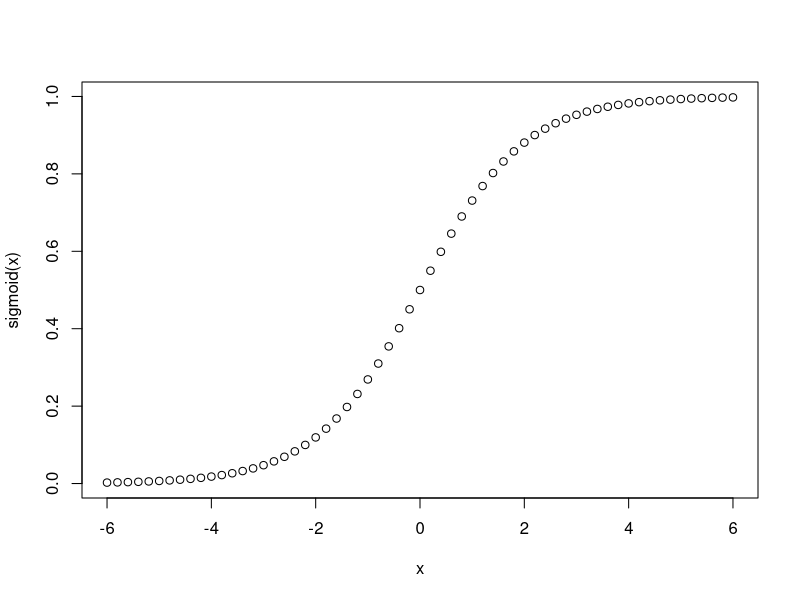
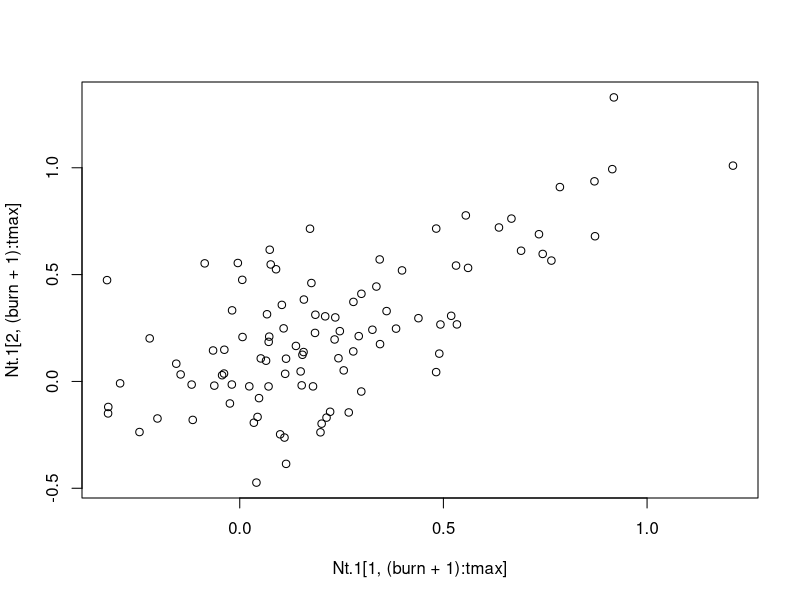
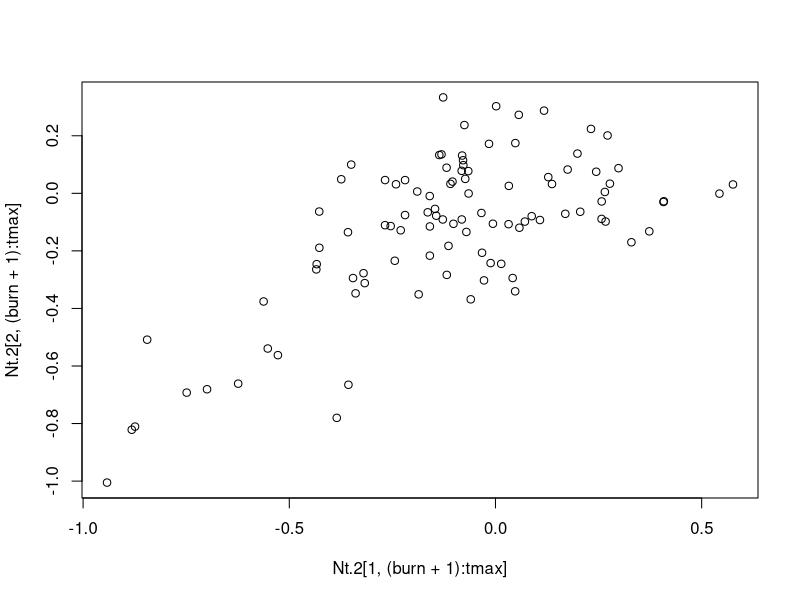
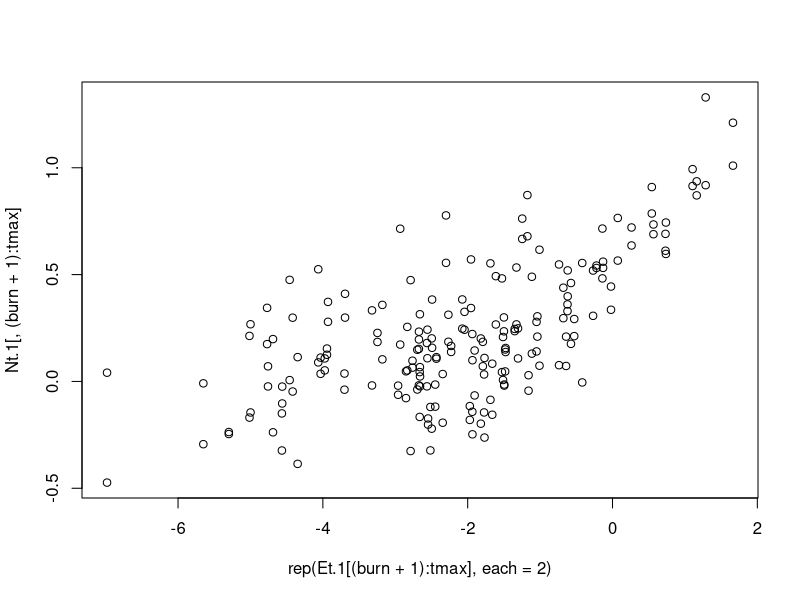
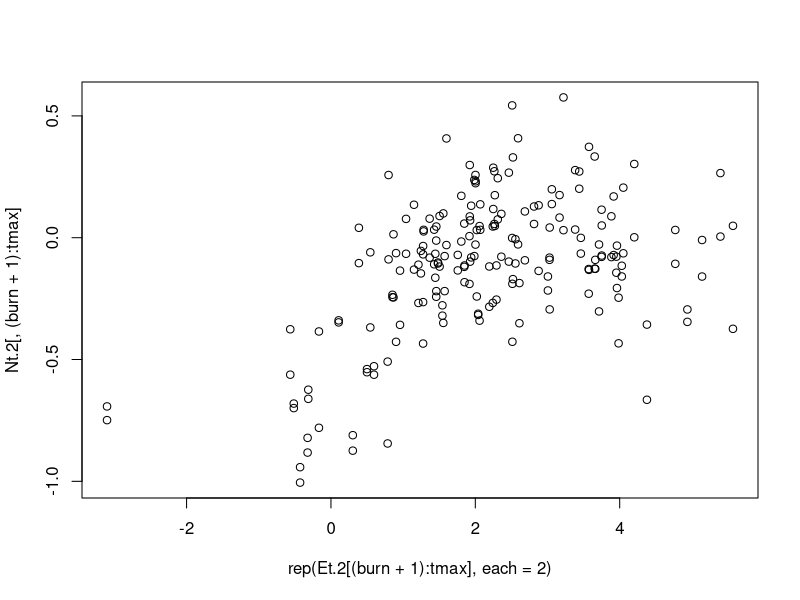
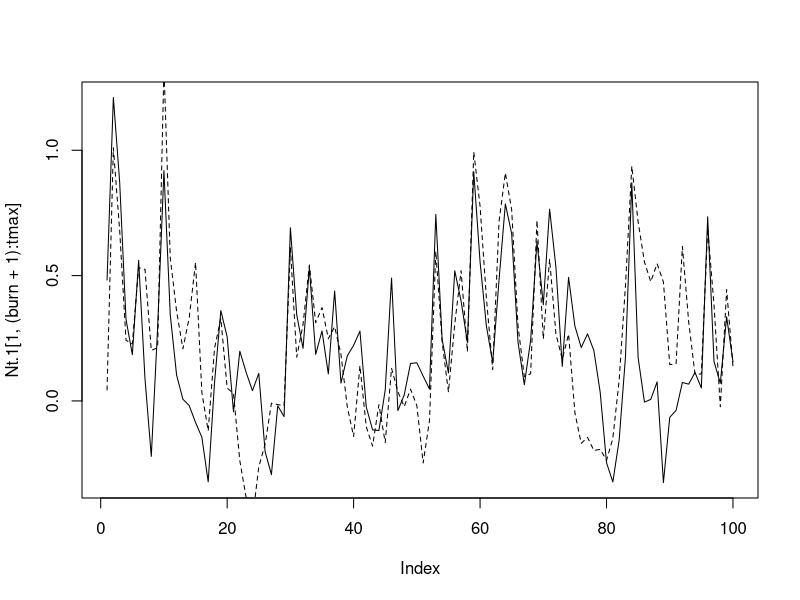
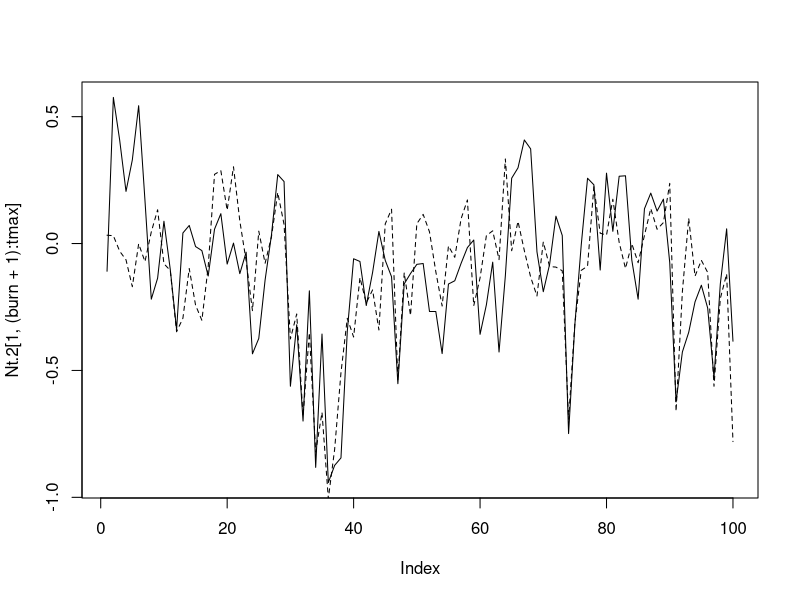

Here is the R script that generated these plots, in order: (Note: this script raises an error after producing the figures.)
## theoretical example for kelp manuscript

rm(list=ls())

burn = 50
tmax = burn+100
sd.reg = 1.5
mu.reg1 = -2 # mean of regional driver for location 1
mu.reg2 = 2 # mean of regional driver for location 2
sd.loc = 0.15 # sd of local driver (mean = 0)
n.each = 2
b = 0.5
c=1.5

set.seed(17)

#sigmoid function acts as filter on environmental noises
sigmoid <- function(x,c=1) {
  return(1/(1+exp(-c*x)))
}

x = seq(-6,6,0.2)
plot(x, sigmoid(x))

#simple ricker population growth
ricker <- function(N, r, K){ 
  return(N*exp(r*(1-(N/K))))
}

#set a time series to have mean zero and specified sd
rescale <- function(x, newsd){
  y <- x-mean(x)
  y <- y/(sd(x)/newsd)
  return(y)
}




Nt.1 <- matrix(NA, nrow=n.each, ncol=tmax)
Nt.2 <- Nt.1

Et.1 <- rnorm(tmax, mean=mu.reg1, sd=sd.reg)
Et.2 <- rnorm(tmax, mean=mu.reg2, sd=sd.reg)

Nt.1[,1] <- rnorm(n.each, mean = 0, sd = 1)
Nt.2[,1] <- rnorm(n.each, mean = 0, sd = 1)


for(tt in 2:tmax){
  
  Nt.1[,tt] <- Nt.1[,tt-1]*b + (sigmoid(Et.1, c)[tt] - sigmoid(mu.reg1, c)) + rnorm(n.each, sd=sd.loc)
  Nt.2[,tt] <- Nt.2[,tt-1]*b + (sigmoid(Et.2, c)[tt] - sigmoid(mu.reg2, c)) + rnorm(n.each, sd=sd.loc)
  
}

plot(Nt.1[1,(burn+1):tmax], Nt.1[2,(burn+1):tmax])
plot(Nt.2[1,(burn+1):tmax], Nt.2[2,(burn+1):tmax])


plot(rep(Et.1[(burn+1):tmax], each=2), Nt.1[,(burn+1):tmax])
plot(rep(Et.2[(burn+1):tmax], each=2), Nt.2[,(burn+1):tmax])


plot(Nt.1[1, (burn+1):tmax], type="l")
lines(Nt.1[2,(burn+1):tmax], lty=2)


plot(Nt.2[1, (burn+1):tmax], type="l")
lines(Nt.2[2,(burn+1):tmax], lty=2)





laymat <- matrix(NA, nrow=3, ncol=8)
laymat[1:2,1:4] <- 1
laymat[1,5:8] <- c(2,2,3,3)
laymat[2,5:8] <- c(4,4,5,5)
laymat[3,] <- rep(c(6,7),each=4)


png("~/GitHub/kelpsynch-tailassoc/manuscript/fig2_theory_ar1.png", units="in", res=300, width=6.5, height=4.5)

layout(laymat)
par(mar=c(2.6,2.6,1.1,1.1), mgp=c(1,0.5,0))

#first panel
plot(x, sigmoid(x,c), type="l", lwd=2, xlab = "Environmental driver", ylab="Population", ylim=c(-0.1,1.1),
     xaxt="n", yaxt="n")
axis(1, at=seq(min(x),max(x),length.out=5), labels=FALSE)
axis(2, at=seq(0,1,length.out=5),labels=FALSE)
arrows(x0=mu.reg1-1.96*sd.reg, y0=-0.05, x1=mu.reg1+1.96*sd.reg, y1=-0.05, col="blue", length=0.04, angle=90, code=3, lwd=1.3)
text(mu.reg1,-0.11,"Effects stronger in upper tail",col="blue")
text(mu.reg2,1.1,"Effects stronger in lower tail",col="red")
arrows(x0=mu.reg2-1.96*sd.reg, y0=1.05, x1=mu.reg2+1.96*sd.reg, y1=1.05, col="red", length=0.04, angle=90, code=3, lwd=1.3)
text(par("usr")[1]+0.05*abs(diff(par("usr")[1:2])), par("usr")[4]-0.05*abs(diff(par("usr")[3:4])),"a)")

#second panel
plot(rep(Et.1[(burn+1):tmax], each=2), Nt.1[,(burn+1):tmax], pch=16, col="blue", xlab="Environmental driver",
     ylab="Population", xaxt="n", yaxt="n")
axis(1, labels=FALSE)
axis(2, labels=FALSE)
text(par("usr")[1]+0.1*abs(diff(par("usr")[1:2])), par("usr")[4]-0.1*abs(diff(par("usr")[3:4])),"b)")
mtext("Upper tail dependence", cex=0.6, line=0.1)

#third panel
plot(rep(Et.2[(burn+1):tmax], each=2), Nt.2[,(burn+1):tmax], pch=16, col="red", xlab="Environmental driver",
     ylab="Population", xaxt="n", yaxt="n")
axis(1, labels=FALSE)
axis(2, labels=FALSE)
text(par("usr")[1]+0.1*abs(diff(par("usr")[1:2])), par("usr")[4]-0.1*abs(diff(par("usr")[3:4])),"c)")
mtext("Lower tail dependence", cex=0.6, line=0.1)

#fourth panel
plot(Nt.1[1,(burn+1):tmax], Nt.1[2,(burn+1):tmax], pch=16, col="blue", xlab="Population 1",
     ylab="Population 2", xaxt="n", yaxt="n")
axis(1, labels=FALSE)
axis(2, labels=FALSE)
text(par("usr")[1]+0.1*abs(diff(par("usr")[1:2])), par("usr")[4]-0.1*abs(diff(par("usr")[3:4])),"d)")

#fifth panel
plot(Nt.2[1,(burn+1):tmax], Nt.2[2,(burn+1):tmax], pch=16, col="red", xlab="Population 1",
     ylab="Population 2", xaxt="n", yaxt="n")
axis(1, labels=FALSE)
axis(2, labels=FALSE)
text(par("usr")[1]+0.1*abs(diff(par("usr")[1:2])), par("usr")[4]-0.1*abs(diff(par("usr")[3:4])),"e)")

#sixth panel
plot(Nt.1[1, (burn+1):tmax], type="l", col="blue", xlab="Time", ylab="Population", xaxt="n", yaxt="n",
     #ylim=c(min(Nt.1[,(burn+1):tmax]), max(Nt.1[,(burn+1):tmax])))
     ylim=c(-0.7,1.5))
axis(1, labels=FALSE)
axis(2, labels=FALSE)
lines(Nt.1[2,(burn+1):tmax], lty=2, col="blue")
segments(x0=37.5, y0=1.35, x1=c(3,11), y1=c(1.22, 1.33), col="darkgrey")
segments(x0=37.5, y0=-0.5, x1=25, y1=-0.46, col="darkgrey")
segments(x0=76, y0=-0.5, x1=88, y1=-0.37, col="darkgrey")
text(37.5, 1.35, "Synchronous booms", pos=4, col="darkgrey", cex=0.8)
text(37.5, -0.5, "Asynchronous crashes", pos=4, col="darkgrey", cex=0.8)
text(par("usr")[1]+0.05*abs(diff(par("usr")[1:2])), par("usr")[4]-0.1*abs(diff(par("usr")[3:4])),"f)")

#seventh
plot(Nt.2[1, (burn+1):tmax], type="l", col="red", xlab="Time", ylab="Population", xaxt="n", yaxt="n",
     #ylim=c(min(Nt.2[,(burn+1):tmax]), max(Nt.2[,(burn+1):tmax])))
     ylim=c(-1.2,0.7))
axis(1, labels=FALSE)
axis(2, labels=FALSE)
lines(Nt.2[2,(burn+1):tmax], lty=2, col="red")
segments(x0=16, y0=0.65, x1=6, y1=0.59, col="darkgrey")
segments(x0=54, y0=0.65, x1=65, y1=0.48, col="darkgrey")
segments(x0=50, y0=-1.1, x1=36, y1=-1.05, col="darkgrey")
segments(x0=63, y0=-0.95, x1=73, y1=-0.8, col="darkgrey")
text(16,0.65, "Asynchronous booms", pos=4, col="darkgrey", cex=0.8)
text(50,-1.1, "Synchronous crashes", pos=4, col="darkgrey", cex=0.8)
text(par("usr")[1]+0.05*abs(diff(par("usr")[1:2])), par("usr")[4]-0.1*abs(diff(par("usr")[3:4])),"g)")


dev.off()


